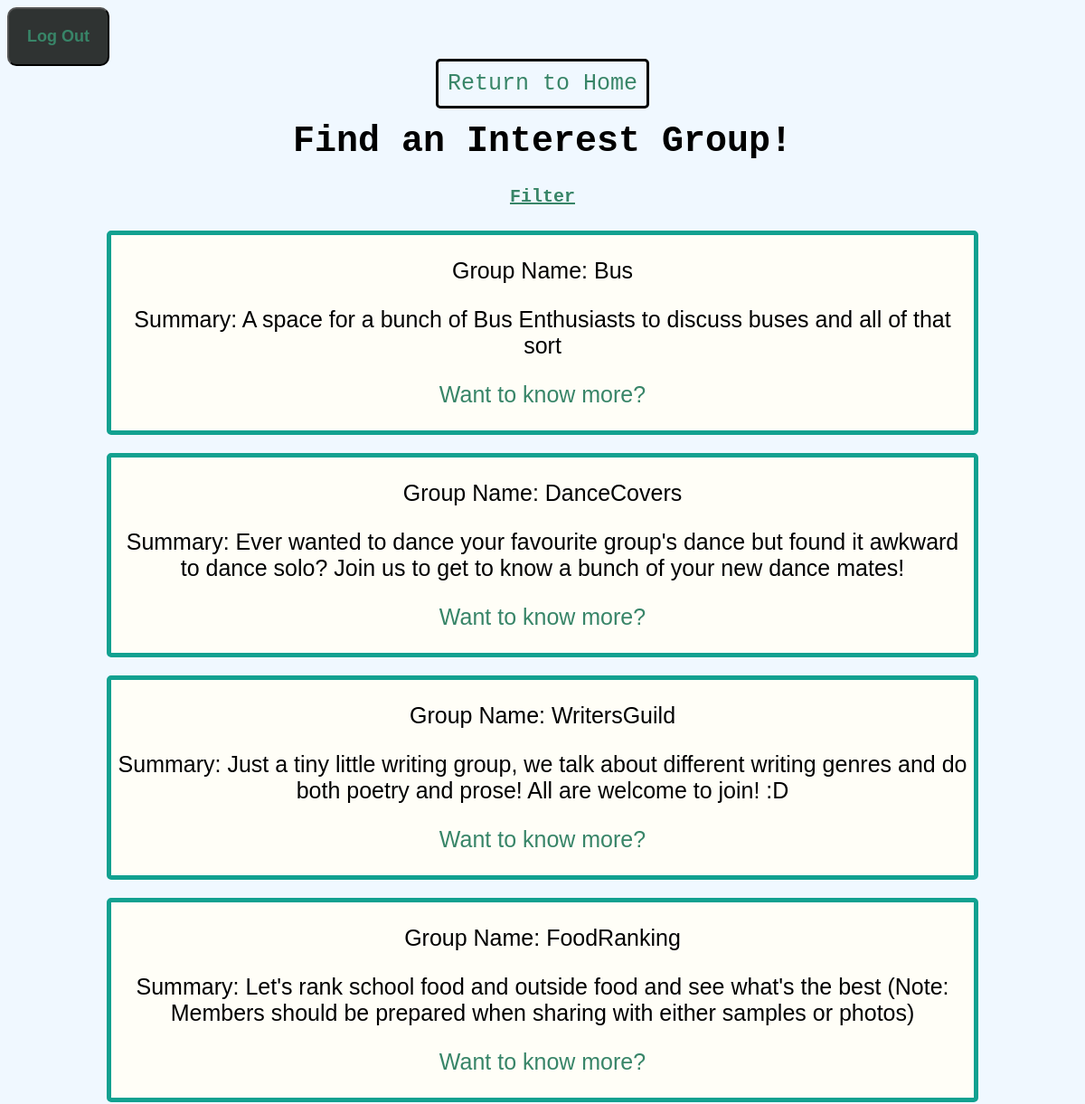
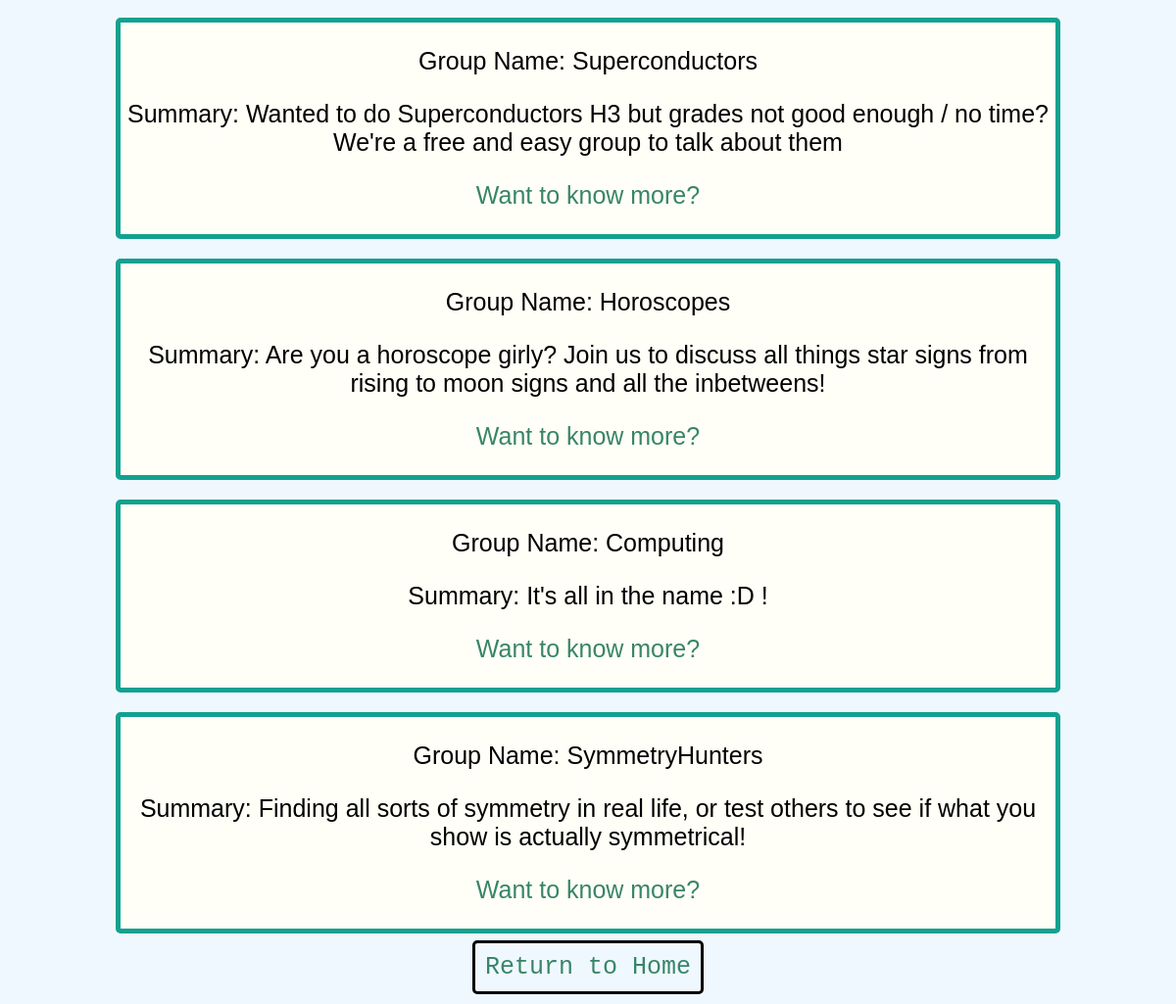
Page /Find on the committed database (2 pictures, top to bottom).
### tables this page shows
CREATE TABLE "Groups" (
	`GroupID`	INTEGER UNIQUE,
	`Name`	TEXT,
	`LeaderID`	TEXT,
	`Day`	TEXT,
	`Time`	TEXT,
	`Category`	TEXT,
	`Summary`	TEXT,
	`SignUps`	TEXT,
	PRIMARY KEY(`GroupID`)
);

### app.py (the view)
@app.route('/Find')
def Find():
    groups = [] # For displaying purposes
    db = sqlite3.connect('database.db')
    cursor = db.execute('Select GroupID, Name, Summary From Groups')
    for item in cursor.fetchall():
        groups.append(item)
    return render_template('find.html', groups=groups, acc = info['currentUser'])

### templates/find.html
<!DOCTYPE html>
<html>
<head>
	<link rel="stylesheet"
	href='../static/style.css'>
</head>
<body>
	<button class='logout'><a href='/LogOut'> Log Out </a></button>
	<a href='/' class='return'>Return to Home</a>
	<h1> Find an Interest Group! </h1>
	<h4 class='filter'><a href='/Filter'><u> Filter </u></a></h4>
	{% for group in groups %}
	<div class='gList'>
		<p> Group Name: {{ group[1] }} </p>
		<p> Summary: {{ group[2] }} </p>
		<p><a href='/Group/{{group[1]}}'> Want to know more? </a></p>
	</div>
	{% endfor %}
	<a href='/' class='return'>Return to Home</a>
	<br></br>
</body>
</html>

### static/style.css (style rules this page uses)
h1 { text-align:center; font-size: 40px; }
body { background-color: aliceblue; font-family:monospace; text-align: center; }
button { padding: 20px; border-radius: 10px; font-size: 50px; background-color: rgb(47, 51, 50); color:rgb(56, 133, 104); display: block; margin-right: auto; margin-left: auto; margin-bottom: 80px; }
a { text-decoration:none; color:rgb(56, 133, 104); }
.gList { width: 80%; border: 5px solid rgb(18, 161, 144); border-radius: 5px; display: block; margin-right: auto; margin-left: auto; margin-bottom: 20px; padding-left: 3px; padding-right: 3px; background-color: #FFFEF7; font-size: 25px; font-family: 'Trebuchet MS', sans-serif; }
.return { font-size: 25px; padding: 10px; border: 3px solid black; border-radius: 5px; margin: 10px; }
.filter { font-size: 20px; color: black; }
.logout { font-size: 18px; font-weight: bold; margin-left: 0px; margin-bottom: 5px; }

### rows in the picture
Groups: Name "Bus", Summary "A space for a bunch of Bus Enthusiasts to discuss buses and all of that sort"
Groups: Name "DanceCovers", Summary "Ever wanted to dance your favourite group's dance but found it awkward to dance solo? Join us to get to know a bunch of your new dance mates!"
Groups: Name "WritersGuild", Summary "Just a tiny little writing group, we talk about different writing genres and do both poetry and prose! All are welcome to join! :D"
Groups: Name "FoodRanking", Summary "Let's rank school food and outside food and see what's the best (Note: Members should be prepared when sharing with either samples or photos)"
Groups: Name "Superconductors", Summary "Wanted to do Superconductors H3 but grades not good enough / no time? We're a free and easy group to talk about them"
Groups: Name "Horoscopes", Summary "Are you a horoscope girly? Join us to discuss all things star signs from rising to moon signs and all the inbetweens!"
Groups: Name "Computing", Summary "It's all in the name :D !"
Groups: Name "SymmetryHunters", Summary "Finding all sorts of symmetry in real life, or test others to see if what you show is actually symmetrical!"
